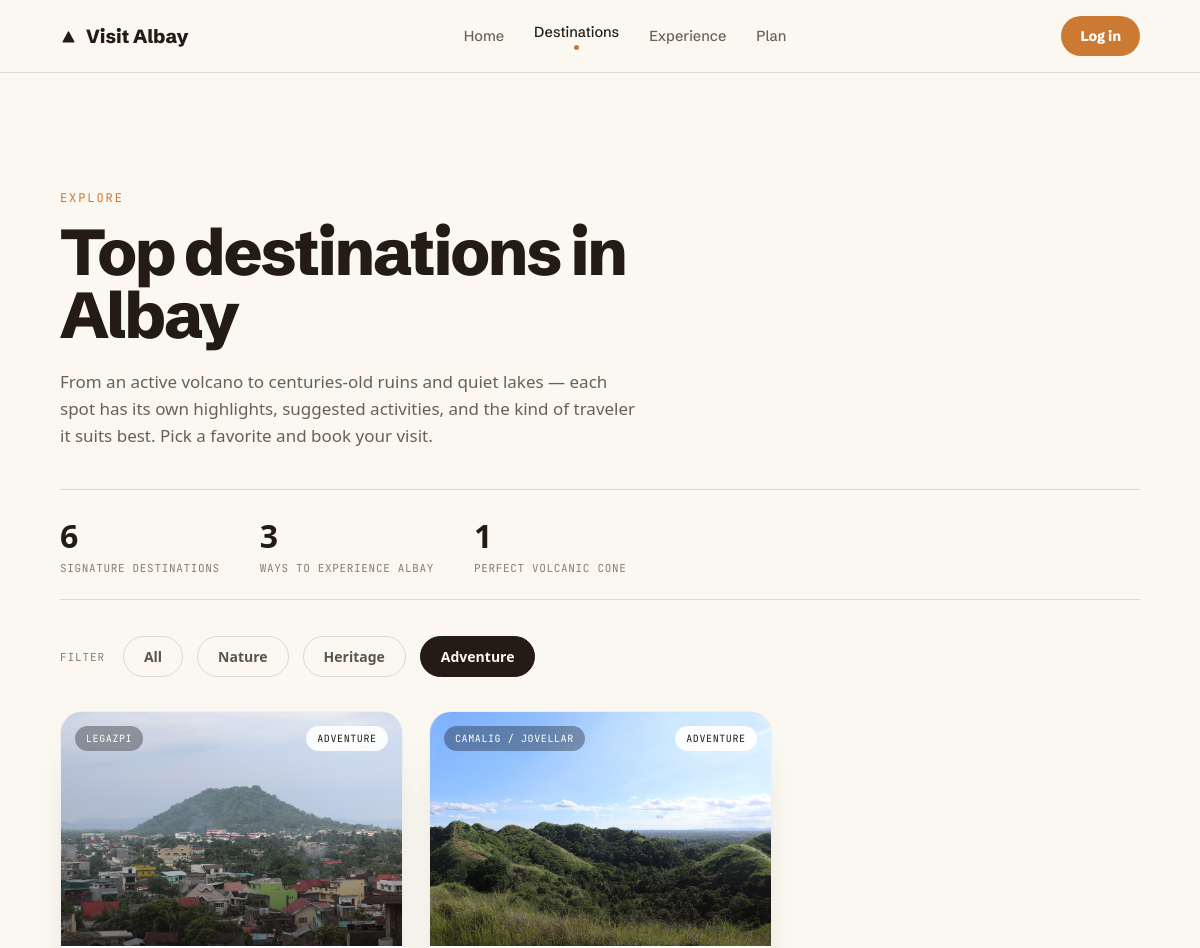
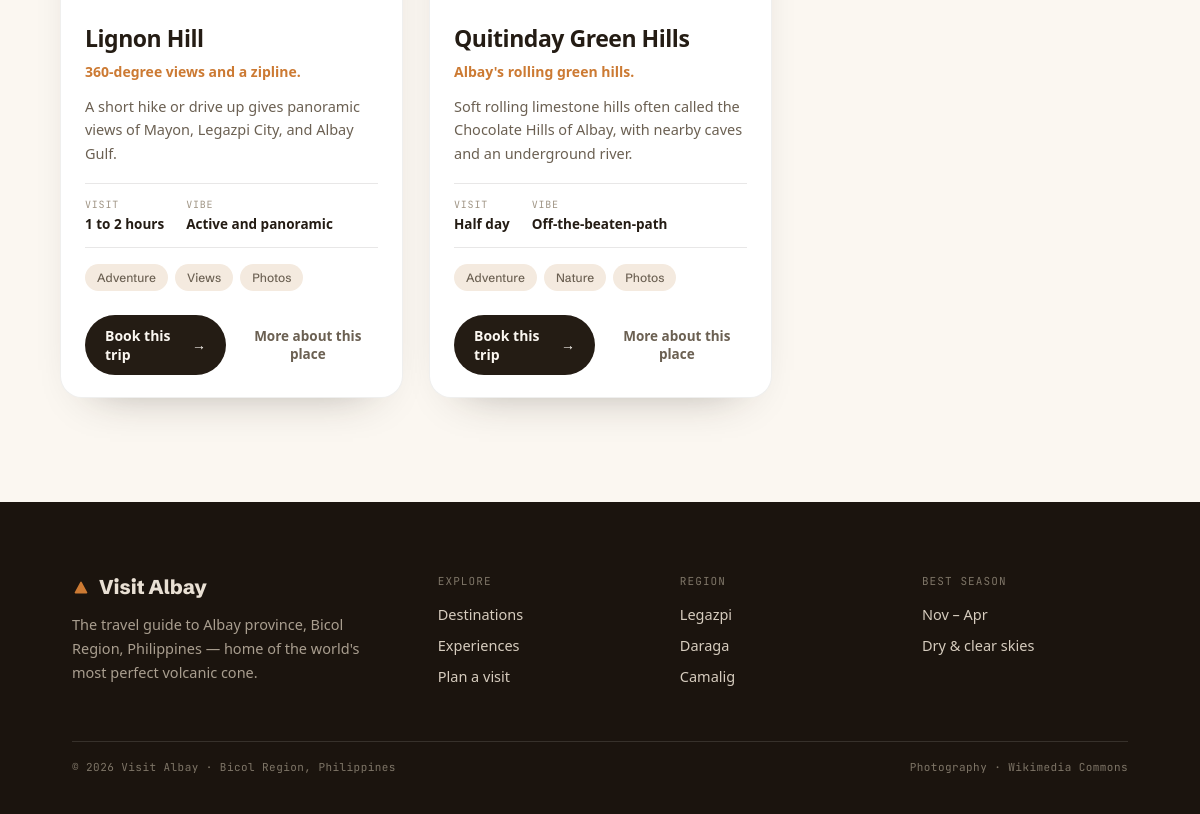
The app's page /destinations.php?category=Adventure with its own data (2 pictures, top to bottom).
### tables this page shows
CREATE TABLE destinations (
  id INT UNSIGNED AUTO_INCREMENT PRIMARY KEY,
  slug VARCHAR(60) NOT NULL UNIQUE,
  name VARCHAR(120) NOT NULL,
  town VARCHAR(120) NOT NULL,
  category VARCHAR(60) NOT NULL,
  rating DECIMAL(2,1) NOT NULL DEFAULT 0.0,
  image_url VARCHAR(500) NOT NULL,
  tagline VARCHAR(180) NOT NULL,
  description TEXT NOT NULL,
  duration VARCHAR(80) NOT NULL,
  vibe VARCHAR(120) NOT NULL,
  best_for JSON NOT NULL,
  highlights JSON NOT NULL,
  activities JSON NOT NULL,
  significance TEXT NOT NULL,
  map_x VARCHAR(10) DEFAULT NULL,
  map_y VARCHAR(10) DEFAULT NULL
);

### includes/functions.php (called while the page is built, shortened)
<?php
function h(mixed $value): string
{
    return htmlspecialchars((string) $value, ENT_QUOTES, 'UTF-8');
}
function base_url(): string
{
    $scriptDir = str_replace('\\', '/', dirname($_SERVER['SCRIPT_NAME'] ?? ''));
    return rtrim($scriptDir, '/');
}
function url(string $path = ''): string
{
    $base = base_url();
    return ($base === '' ? '' : $base) . '/' . ltrim($path, '/');
}
function json_list(mixed $json): array
{
    $decoded = json_decode((string) $json, true);
    return is_array($decoded) ? $decoded : [];
}
function all_destinations(PDO $pdo): array
{
    return $pdo->query('SELECT * FROM destinations ORDER BY id ASC')->fetchAll();
}

### destinations.php (the view, shortened to what this page needs)
<?php
require_once __DIR__ . '/includes/app.php';
$destinations = all_destinations($pdo);
$validCats = ['Nature', 'Heritage', 'Adventure'];
$activeCat = (isset($_GET['category']) && in_array($_GET['category'], $validCats, true)) ? $_GET['category'] : 'all';
require __DIR__ . '/includes/header.php';
?>
<main class="section">
  <div class="page-head">
    <p class="eyebrow">Explore</p>
    <h1>Top destinations in Albay</h1>
    <p class="lead">From an active volcano to centuries-old ruins and quiet lakes &mdash; each spot has its own highlights, suggested activities, and the kind of traveler it suits best. Pick a favorite and book your visit.</p>
  </div>
  <div class="stat-strip">
    <div><div class="n">6</div><div class="l">Signature destinations</div></div>
    <div><div class="n">3</div><div class="l">Ways to experience Albay</div></div>
    <div><div class="n">1</div><div class="l">Perfect volcanic cone</div></div>
  </div>
  <div class="filter-bar" data-filter-bar>
    <span class="label">Filter</span>
    <button type="button" class="filter-chip<?= $activeCat === 'all' ? ' is-active' : '' ?>" data-filter="all">All</button>
    <button type="button" class="filter-chip<?= $activeCat === 'Nature' ? ' is-active' : '' ?>" data-filter="Nature">Nature</button>
    <button type="button" class="filter-chip<?= $activeCat === 'Heritage' ? ' is-active' : '' ?>" data-filter="Heritage">Heritage</button>
    <button type="button" class="filter-chip<?= $activeCat === 'Adventure' ? ' is-active' : '' ?>" data-filter="Adventure">Adventure</button>
  </div>
  <div class="dest-grid">
    <?php foreach ($destinations as $d): ?>
      <article class="dest-card" data-category="<?= h($d['category']) ?>"<?= ($activeCat !== 'all' && $d['category'] !== $activeCat) ? ' style="display:none"' : '' ?>>
        <div class="dest-media">
          <img src="<?= h($d['image_url']) ?>" alt="<?= h($d['name']) ?>">
          <span class="town"><?= h($d['town']) ?></span>
          <span class="cat"><?= h($d['category']) ?></span>
        </div>
        <div class="body">
          <h3><?= h($d['name']) ?></h3>
          <p class="tagline"><?= h($d['tagline']) ?></p>
          <p class="desc"><?= h($d['description']) ?></p>
          <div class="dest-facts">
            <div><div class="k">Visit</div><div class="v"><?= h($d['duration']) ?></div></div>
            <div><div class="k">Vibe</div><div class="v"><?= h($d['vibe']) ?></div></div>
          </div>
          <div class="dest-tags">
            <?php foreach (json_list($d['best_for']) as $tag): ?>
              <span><?= h($tag) ?></span>
            <?php endforeach; ?>
          </div>
          <div class="dest-actions">
            <a class="dest-book" href="<?= h(url('plan.php?destination=' . (int) $d['id'])) ?>">Book this trip <span aria-hidden="true">&rarr;</span></a>
            <button type="button" class="dest-more" data-dest="<?= h($d['slug']) ?>">More about this place</button>
          </div>
        </div>
      </article>
    <?php endforeach; ?>
  </div>
</main>
<?php require __DIR__ . '/includes/footer.php'; ?>

### records on screen
destinations: image_url (picture), town "LEGAZPI", category "ADVENTURE", name "Lignon Hill", tagline "360-degree views and a zipline.", description "A short hike or drive up gives panoramic views of Mayon, Legazpi City, and Albay Gulf.", duration "1 to 2 hours", vibe "Active and panoramic", best_for "Adventure", best_for "Views", best_for "Photos"
destinations: image_url (picture), town "CAMALIG / JOVELLAR", category "ADVENTURE", name "Quitinday Green Hills", tagline "Albay's rolling green hills.", description "Soft rolling limestone hills often called the Chocolate Hills of Albay, with nearby caves and an underground river.", duration "Half day", vibe "Off-the-beaten-path", best_for "Adventure", best_for "Nature", best_for "Photos"
